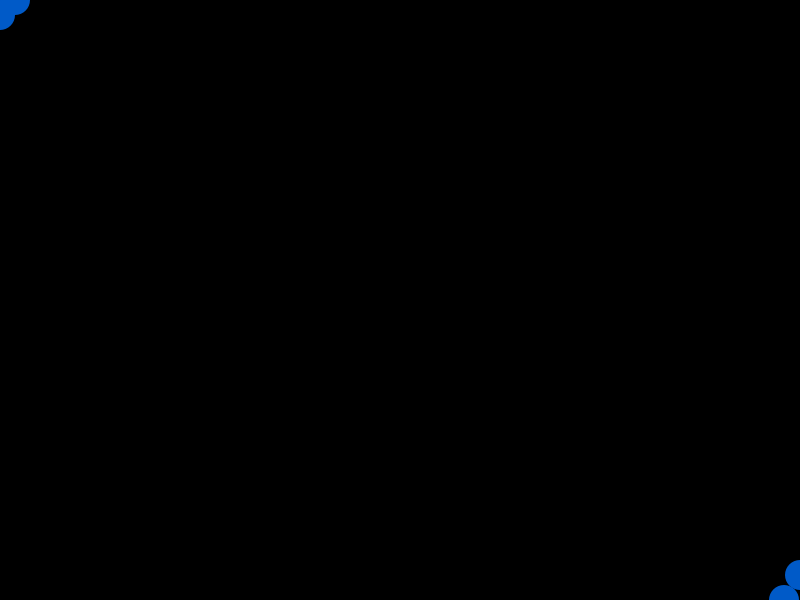
Frame 1 (no input)
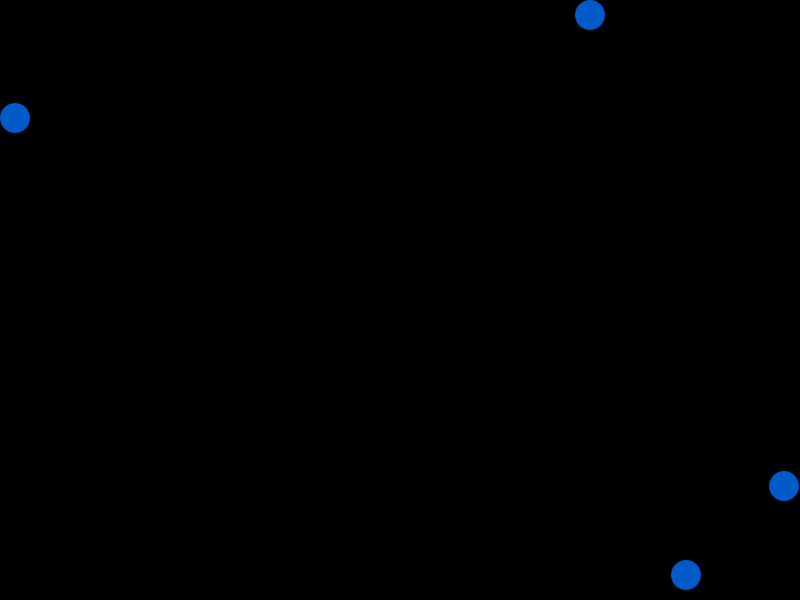
Frame 60 (the mouse pressed at the canvas centre just before this capture)
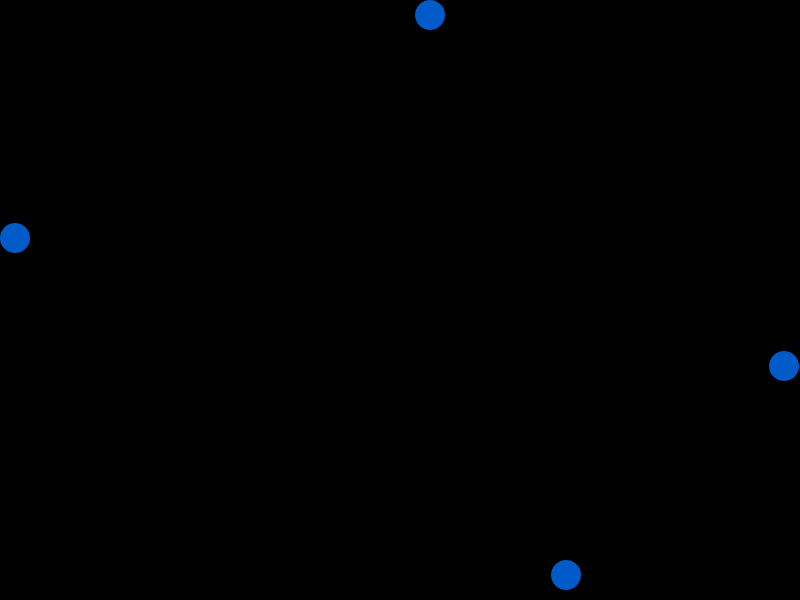
Frame 120 (the mouse held since frame 60 and released just before this capture)

The Processing sketch that drew these frames (run headless with seeded random() and noise(); from frame 60 on, the mouse is pressed at the canvas centre):

// Processing sketch: if_ballXY
// ── if_ballXY.pde
float ball = 0;
float velocidade = 10;

float ball2 = 800;
float velocidade2 = 2;

float ballY = 0;
float velocidadeY = 2;

float ballY2 = 600;
float velocidadeY2 = 2;

float ballX;

float cor;

void setup() {
  size(800, 600);
}

void draw() {
  background(0);
  noStroke();
  fill(0, 90, 200);
  ellipse(ball, 15, 30, 30);
  ball += velocidade;

  noStroke();
  fill(0, 90, 200);
  ellipse(ball2, 575, 30, 30);
  ball2 += velocidade2;

  noStroke();
  fill(0, 90, 200);
  ellipse(15, ballY, 30, 30);
  ballY += velocidadeY;
  
  ballX = 784;
  noStroke();
  fill(0, 90, 200);
  ellipse(ballX, ballY2, 30, 30);
  ballY2 += velocidadeY2;

  /*if (ball > width) {
   velocidade = -10; 
   }
   if (ball < 0) {
   velocidade = 10; 
   }*/
  if (ball > width || ball < 0) {
    velocidade *= -1;
  }

  if (ball2 > width || ball2 < 0) {
    velocidade2 *= -1; 
  }
  
  if (ballY > height || ballY < 0) {
    velocidadeY *= -1;
  }

  if (ballY2 > height || ballY2 < 0) {
    velocidadeY2 *= -1; 
  }
}
